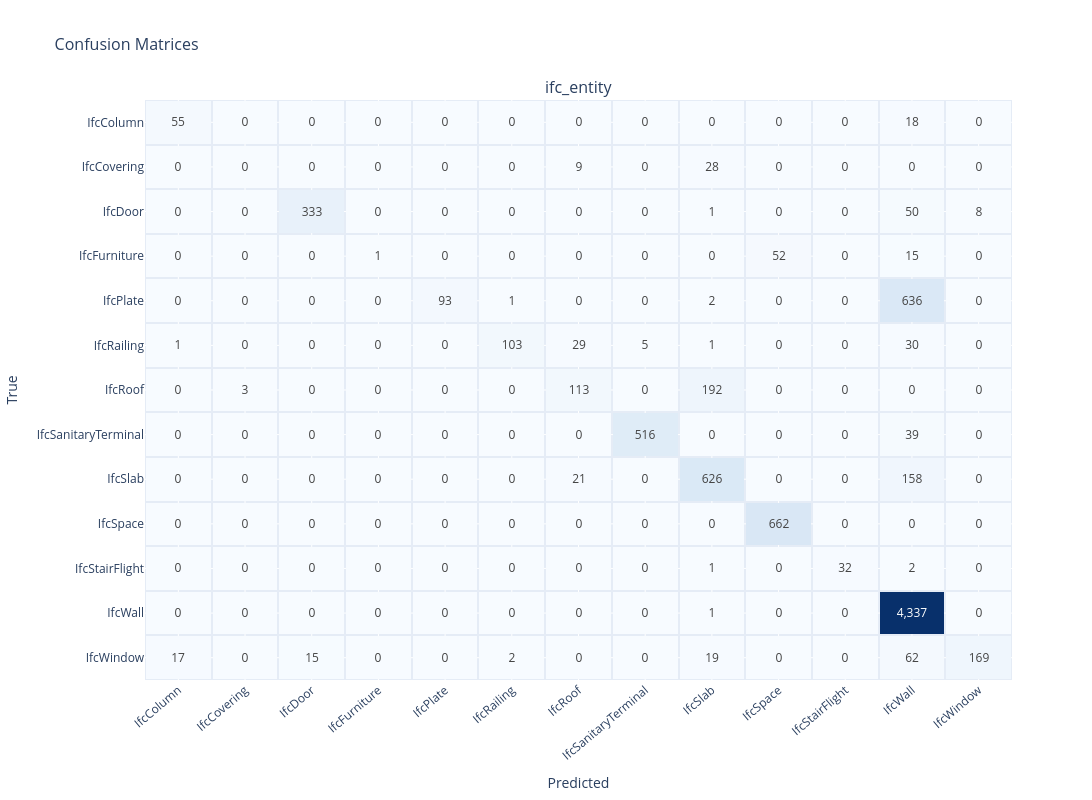

The code cell stored with this chart in its notebook:
### Markdown cell above
## 2. Analyse Confusion Matrix ond best model (Random Forest)

### Code cell
# plot confusion matrices for random forest ond oversampled dataset
trainer_rf = ModelTrainer("random_forest", label_cols)
trainer_rf.fit(X_train_over, y_train_over)
cms = trainer_rf.confusion_matrices(X_val, y_val)
plot_confusion_matrices(cms, label="ifc_entity", ncols=1)

### Figure 1 — Plotly figure (JSON) as saved in the notebook; plotly's stock layout.template omitted (floating-point values rounded to 4 significant figures; data arrays with more than 128 entries replaced by an {"elided": "..."} marker saying what was removed)
{"data": [{"colorscale": [[0, "rgb(247,251,255)"], [0.125, "rgb(222,235,247)"], [0.25, "rgb(198,219,239)"], [0.375, "rgb(158,202,225)"], [0.5, "rgb(107,174,214)"], [0.625, "rgb(66,146,198)"], [0.75, "rgb(33,113,181)"], [0.875, "rgb(8,81,156)"], [1, "rgb(8,48,107)"]], "hovertemplate": "True: %{y}<br>Predicted: %{x}<br>Count: %{z:,}<extra></extra>", "showscale": false, "text": {"elided": "13x13 float values"}, "texttemplate": "%{z:,d}", "type": "heatmap", "x": ["IfcColumn", "IfcCovering", "IfcDoor", "IfcFurniture", "IfcPlate", "IfcRailing", "IfcRoof", "IfcSanitaryTerminal", "IfcSlab", "IfcSpace", "IfcStairFlight", "IfcWall", "IfcWindow"], "xaxis": "x", "xgap": 2, "y": ["IfcColumn", "IfcCovering", "IfcDoor", "IfcFurniture", "IfcPlate", "IfcRailing", "IfcRoof", "IfcSanitaryTerminal", "IfcSlab", "IfcSpace", "IfcStairFlight", "IfcWall", "IfcWindow"], "yaxis": "y", "ygap": 2, "z": {"elided": "13x13 float values"}}], "layout": {"annotations": [{"font": {"size": 16}, "showarrow": false, "text": "ifc_entity", "x": 0.5, "xanchor": "center", "xref": "paper", "y": 1, "yanchor": "bottom", "yref": "paper"}], "height": 800, "title": {"font": {"size": 16}, "text": "Confusion Matrices"}, "width": 1400, "xaxis": {"anchor": "y", "domain": [0, 1], "tickangle": -40, "title": {"text": "Predicted"}}, "yaxis": {"anchor": "x", "autorange": "reversed", "domain": [0, 1], "title": {"text": "True"}}}}
